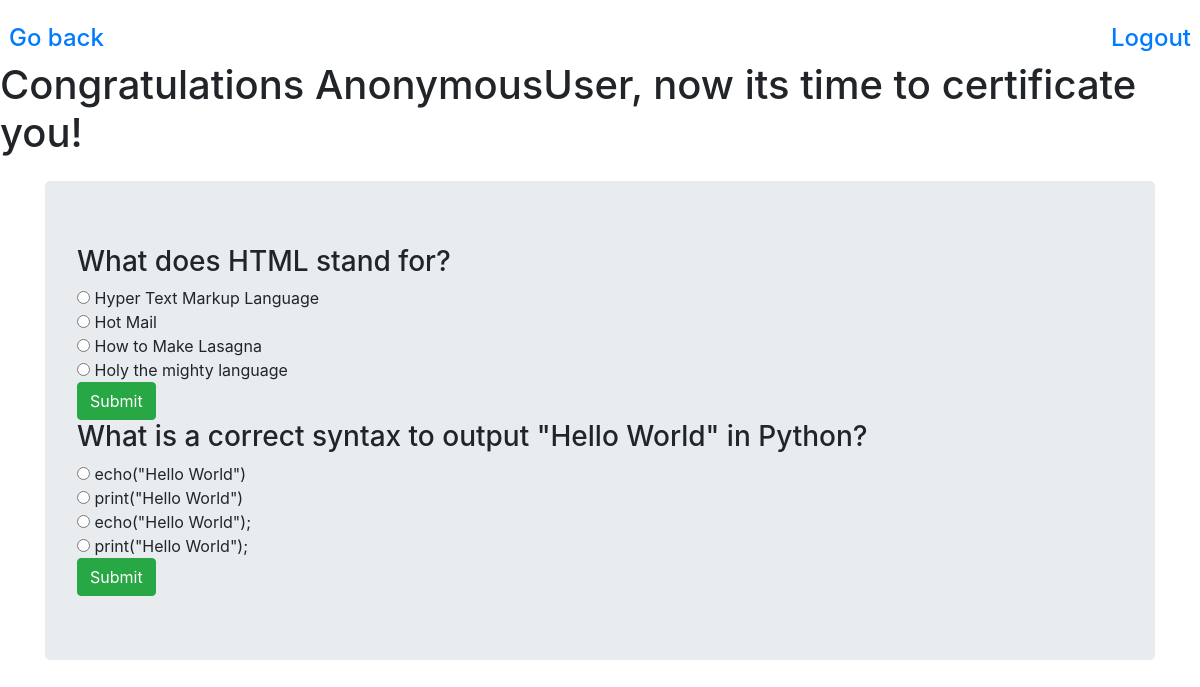
The app's page /quiz/, older data.
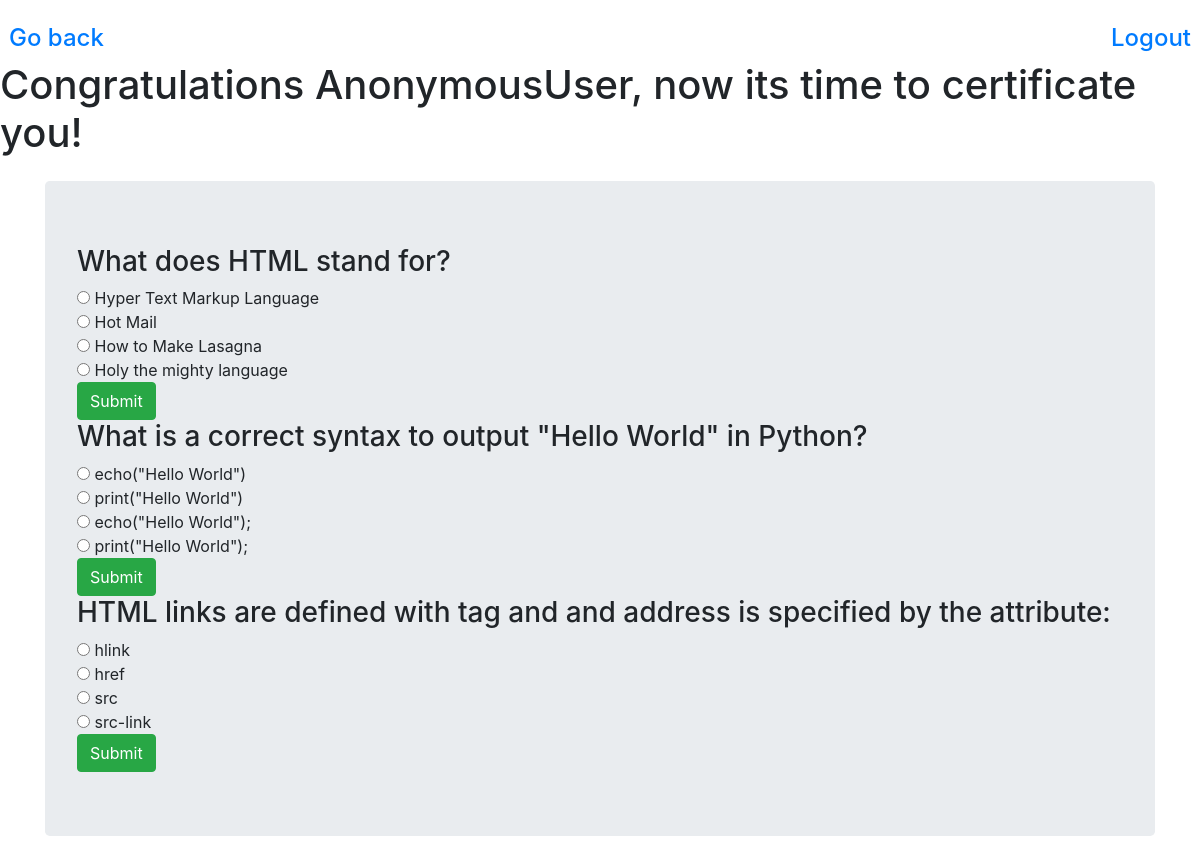
The same page, newer data.
### quiz/models.py (models this page shows)
class Question(models.Model):
    NUMBER_OF_ANSWERS_ALLOWED = 1
    max_score = models.DecimalField(verbose_name='Max Score', default=10, decimal_places=2, max_digits=6)
    text = models.TextField(verbose_name="Question text")
    classes = models.ForeignKey(Classes, on_delete=models.DO_NOTHING)
    def __str__(self):
        return self.text

class ChooseAnswer(models.Model):
    MAX_CHOICES = 4
    question = models.ForeignKey(Question, related_name="questions", on_delete=models.CASCADE)
    correctAnswer = models.BooleanField(verbose_name="Is this the correct answer?", default=False, null=False)
    text = models.TextField(verbose_name="Text of answer")
    def __str__(self):
        return self.text

### quiz/views.py (the view)
# urls.py: path('', include('quiz.urls'))
def quiz(request):
    if request.method == 'POST':
        question_pk = request.POST.get('question_pk')
        answered_question = User.attempts.select_related('question').get(question__pk=question_pk)
        answer_pk = request.POST.get('answer_pk')
        try:
            ChooseAnswer = AnsweredQuestions.question.questions.get(pk=answer_pk)
        except ObjectDoesNotExist:
            raise Http404
        User.validate_answer(answered_question, ChooseAnswer)
        return redirect('result', answuered_question.pk)
    else:
        answered = AnsweredQuestions.objects.values_list('question__pk', flat=True)
        question = Question.objects.exclude(pk__in=answered)
        context = {
            'question':question
        }
        return render(request, 'quiz/exam.html', context)

### quiz/templates/quiz/exam.html (shortened to what this page needs)
<!DOCTYPE html>
<html lang="en">
  <head>
     <link
      rel="stylesheet"
      href="https://cdn.jsdelivr.net/npm/bootstrap@4.6.0/dist/css/bootstrap.min.css"
    />
    <div class="row gy-4 pt-4">
      <h4 class="col-lg-6 text-left pl-4">
        <a href="{{request.META.HTTP_REFERER}}">Go back</a>
      </h4>
      <h4 class="col-lg-6 text-right pr-4">
        <a href="{% url 'logout' %}">Logout</a>
      </h4>
    </div>
  </head>
  <body>
    <h1>Congratulations {{request.user}}, now its time to certificate you!</h1>
    {% if question is None %}
    <div class="container">
      <div class="jumbotron my-4">
        <h1>You already answered all of our questions</h1>
        <a href="">Take a look here!</a>
      </div>
    </div>
    {% else %}
    <div class="container">
      <div class="jumbotron my-4">
        {% for question in question %}
          <h3>
            {{question}}
          </h3>
        <form method="POST" class="form">
          {% for answers in question.questions.all %}
            <input class"form-check-input" type="radio" name="answer_pk" value="questions.pk"
            id="choice-{{forloop.counter}}">
            <label class="form-check-label" for="choice-{{forloop.counter}}" >
               {{answers}}
            </label>
            <br>
          {% endfor %}
          <button type="submit" class="btn btn-success">
            Submit
          </button>
        </form>
        {% endfor %}
      </div>
    </div>
    {% endif %}
  </body>
</html>

Row changes from the older to the newer data that the page shows:
added Question: text "HTML links are defined with tag and and address is specified by the attribute:"
added ChooseAnswer: text "hlink", shown under "HTML links are defined with tag and and address is specified by the attribute:"
added ChooseAnswer: text "href", shown under "HTML links are defined with tag and and address is specified by the attribute:"
added ChooseAnswer: text "src", shown under "HTML links are defined with tag and and address is specified by the attribute:"
added ChooseAnswer: text "src-link", shown under "HTML links are defined with tag and and address is specified by the attribute:"
